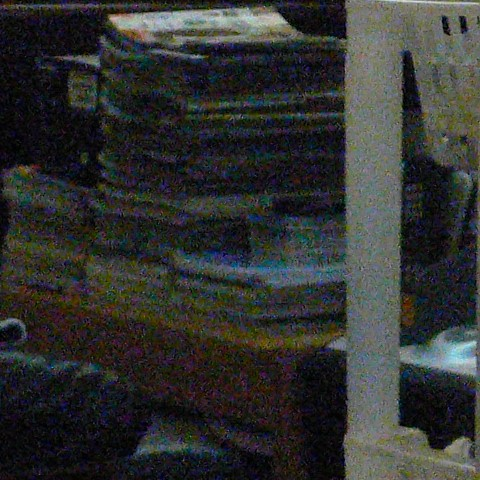
//> input picture 1512647_Lab03/Highimgnoise.jpg, 480 x 480 px
$ ./main Highimgnoise.jpg   (built with g++ and OpenCV 4)
//> lines starting //> are read from the running program, lines starting //| are printed output that depends on the picture
### 1512647_Lab03/ConerDetector.h
#pragma
#define _USE_MATH_DEFINES
#include <opencv2/core/core.hpp>
#include <opencv2/highgui/highgui.hpp>
#include "opencv2/imgproc.hpp"
#include <math.h>
#include <vector>
#include <iostream>


using namespace std;
using namespace cv;

class ConerDetector
{
public:

	// Gaussian Filter Generation
	double FilterWindow(int kernel[][5], double alpha);

	double FilterWindow_LoG(int kernel[][5], double sigma);

	//template<typename T>
	cv::Mat GaussianFilter(cv::Mat &srcImage, double sigma, int type);

	cv::Mat LoG(cv::Mat &srcImge, vector<Mat> &ScaleSpace);

	cv::Mat detectHarris(cv::Mat &srcImg);

	cv::Mat Blob(cv::Mat &srcImg, int type);

	// hàm xấp xỉ Laplace of Gaussian
	// input : hai ảnh xám
	//		 : sigma1 cho ảnh 1, sigma2 cho ảnh 2
	// ouput : ảnh đã xấp xỉ Laplace of Gaussian
	void DoG(cv::Mat &srcImg, vector<Mat> &ScaleSpace);


	// hàm tính đạo hàm của ảnh tai 1 điểm
	// input :
	// @pram1 :
	double Derivative(uchar *pdata, int kernel[3][3], int width, int height, int y, int x, int widthstep, int nchanel, int ii);

	float mul(int y, int x, int kernel[][5], float *pdata, int width, int height, int widthstep, int nchanel, int ii);

	float mul1(int y, int x, int kernel[][5], uchar *pdata, int width, int height, int widthstep, int nchanel, int ii);

	float mul(int y, int x, int kernel[][5], uchar *pdata, int width, int height);

	ConerDetector();
	~ConerDetector();
};


// point và radius
struct BlobPoint {
	Point p;
	double radius;
};

### 1512647_Lab03/ConerDetector.cpp
#include "ConerDetector.h"

// kiểm tra một ảnh có phải là ảnh xám
// input : ảnh cần kiểm tra
// output : trả về true nếu là ảnh xám
//			trả về false ngược lại
bool isGrayScale(const cv::Mat &image) {
	if (image.type() == CV_8UC1)
		return true;
	return false;
}

const float cr = 0.299, cg = 0.587, cb = 0.114;
// công thức chuyển một rgb -> gray
// input : giá trị r, g, b của pixel
// ouput : giá trị xám
int formular1(int r, int g, int b) {
	float fr = r / 255.0;
	float fg = g / 255.0;
	float fb = b / 255.0;
	return (int)((cr  * fr + cg * fg + cb * fb)*255.0);
}

// Hàm chuyển đổi ảnh màu sang ảnh xám
// input : ảnh màu
// ouput : ảnh xám
int RGB2GrayScale(const cv::Mat& sourceImage, cv::Mat& destinationImage) {
	if (!sourceImage.data) {
		return 0;
	}

	int width = sourceImage.cols;
	int height = sourceImage.rows;
	destinationImage.create(height, width, CV_8UC1);

	for (int y = 0; y < height; ++y) {
		const unsigned char* data = sourceImage.ptr<uchar>(y);
		unsigned char *data1 = destinationImage.ptr<uchar>(y);
		for (int x = 0; x < width; ++x) {
			*data1 = formular1(*data++, *data++, *data++); data1++;
		}
	}

	return 1;
}

// khử nhiễu trên ảnh xám
// input : ảnh xám

// [53 lines left out: functions GaussianFilter, mul, not called in this run]

float ConerDetector::mul1(int y, int x, int kernel[][5], uchar *pdata, int width, int height, int widthstep, int nchanel, int ii) {
	float res = 0.0;

	for (int i = -2; i <= 2; ++i) {
		for (int j = -2; j <= 2; ++j) {
			if (y + i >= height || y + i < 0 || x + j >= width || x + j < 0) {
				continue;
			}
			else {
				//cout << (double)pdata[(y + i)*widthstep + (x + j)*nchanel + ii] << endl;
				res += pdata[(y + i)*widthstep + (x + j)*nchanel + ii] * kernel[2 - i][2 - j];
			}
		}
	}
	return res;
}

// [37 lines left out: functions mul, FilterWindow, not called in this run]

// tạo windows filter for laplace
double ConerDetector::FilterWindow_LoG(int kernel[][5], double sigma)
{
	double tmp[5][5] = { {0.0} };
	double r = 0.0, s = 2.0 * sigma*sigma, ss = 3.14159265359*sigma*sigma*sigma*sigma;

	double mmin = 1e9 + 10.0;
	for (int x = -2; x <= 2; ++x) {
		for (int y = -2; y <= 2; ++y) {
			r = (double)(x*x + y*y);
			double k = (double)(r / s);
			if (fabs(r - s) < 0.0000000001*fabs(r)) {
				k = 0;
			}
			else
				k = k - 1.0;

			tmp[x + 2][y + 2] = (1.0 / ss)*k*exp(-r / s);
			if (tmp[x + 2][y + 2] != 0.0)
				mmin = min(mmin, abs(tmp[x + 2][y + 2]));
		}
	}

	for (int i = 0; i < 5; ++i)
		for (int j = 0; j < 5; ++j) {
			kernel[i][j] = (int)round(tmp[i][j]/(mmin));
		}

	for (int i = 0; i < 5; ++i) {
		for (int j = 0; j < 5; ++j) {
			std::cout << kernel[i][j] << " ";
		}
		std::cout << endl;
	}

	cout << "mmin " << mmin << " sigma : " << sigma << endl;

	return mmin;
}


cv::Mat ConerDetector::LoG(cv::Mat & srcImage, vector<Mat> &ScaleSpace)
{
	int nrows = srcImage.rows;
	int ncols = srcImage.cols;
	double sigma = 1.0;
	int n = 3;

	int kernel[5][5] = { { 0 } };

	double w;

	Mat dstImg(nrows, ncols, CV_8UC1);

	uchar *data = (uchar*)srcImage.data;

	for (int i = 0; i < n; ++i) {
		w = FilterWindow_LoG(kernel, sigma);
		for (int y = 0; y < nrows; ++y) {
			uchar *pRow = dstImg.ptr<uchar>(y);
			for (int x = 0; x < ncols; x++) {
				pRow[x] = (uchar)round((pow(sigma, 2) * w * mul1(y, x, kernel, data, ncols, nrows, ncols, 1, 0)));
			}
		}

		sigma *= sqrt(2);
		ScaleSpace.push_back(dstImg);
	}

	return dstImg;
}

// [114 lines left out: function detectHarris, not called in this run]

cv::Mat ConerDetector::Blob(cv::Mat & srcImg, int type)
{
	Mat dst;
	if (!isGrayScale(srcImg))
		RGB2GrayScale(srcImg, dst);
	else {
		dst = srcImg.clone();
	}

	int width = dst.cols;
	int height = dst.rows;

	vector<Mat> ScaleSpace;
	if (type == 1)
		LoG(dst, ScaleSpace);
	else if (type == 2)
		DoG(dst, ScaleSpace);

	vector<Point> points;
	cout << "scale space : " << ScaleSpace.size() << endl;
	int sz = ScaleSpace.size();
	for (int y = 0; y < height; ++y) {
		for (int x = 0; x < width; ++x) {
			bool flag = true;
			for (int ii = 1; ii < sz - 1; ++ii) {
				uchar *data1 = (uchar*)ScaleSpace[ii - 1].data;
				uchar *data2 = (uchar*)ScaleSpace[ii].data;
				uchar *data3 = (uchar*)ScaleSpace[ii + 1].data;
				uchar *prow1 = ScaleSpace[ii].ptr<uchar>(y);
				int stepwidth = ScaleSpace[ii].step[0];
				int r = prow1[x];
				for (int i = -2; i <= 2; ++i) {
					for (int j = -2; j <= 2; ++j) {
						if (y + i >= height || y + i < 0 || x + j >= width || x + j < 0)
							continue;
						int a = data1[(y + i)*stepwidth + (x + j)];
						int b = data2[(y + i)*stepwidth + (x + j)];
						int c = data3[(y + i)*stepwidth + (x + j)];

						//cout << r << " " << a << " " << b << " " << c << endl;
						if (r < a || r < b || r < c) {
							//cout << r << " " << a << " " << b << " " << c << endl;
							flag = false;
							break;
						}
					}

					if (!flag)
						break;
				}

				if (flag)
					break;
			}
			if (flag)
				points.push_back(Point(x, y));
		}
	}

		// xac dinh corner ten anh goc;
		int widthstep = srcImg.step[0];
		int nchanel = srcImg.step[1];
		uchar *data = srcImg.data;
		std::cout << "points : " << points.size();
		for (int i = 0; i < points.size(); ++i) {

			/*data[(points[i].y)*widthstep + (points[i].x)*nchanel] = 0;
			data[(points[i].y)*widthstep + (points[i].x)*nchanel + 1] = 0;
			data[(points[i].y)*widthstep + (points[i].x)*nchanel + 2] = 255;*/
			circle(srcImg, points[i], 10, Scalar(0, 0, 255));
		}

		namedWindow("Filter", WINDOW_AUTOSIZE);
		cv::imshow("Filter", srcImg);
		//imshow("Filter", newdst);
		cv::waitKey(0);
	return srcImg;
}

// [62 lines left out: functions checkpoint, DoG, Derivative, not called in this run]

ConerDetector::ConerDetector()
{
}


ConerDetector::~ConerDetector()
{
}

### 1512647_Lab03/main.cpp
#include "ConerDetector.h"


int main(int argc, char **argv) {
	Mat srcimg = imread(argv[1], CV_LOAD_IMAGE_ANYCOLOR);
//> srcimg is the input picture: 480 rows x 480 cols, CV_8UC3; mean B, G, R 48.6, 50.5, 48.9
	if (!srcimg.data) {
		cout << "khong load duoc anh";
		return 0;
	}

	ConerDetector *conerdetector = new ConerDetector();

	//conerdetector->detectHarris(srcimg);
	conerdetector->Blob(srcimg, 1);
//> after the loop in RGB2GrayScale, `for (int y = 0; y < height; ++y)`:
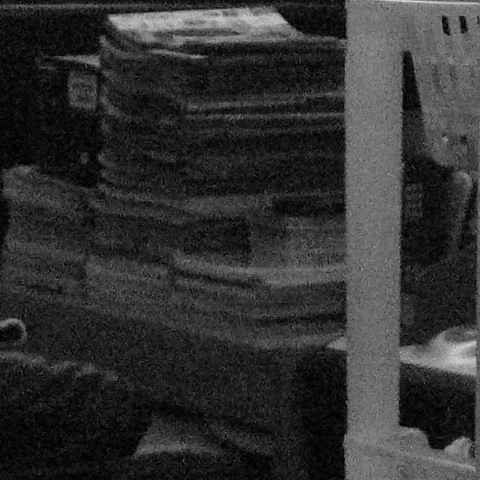
//> destinationImage: 480 rows x 480 cols, CV_8UC1; min 0, max 219, mean 49.3
//> after the loop in LoG, `for (int i = 0; i < n; ++i)`:
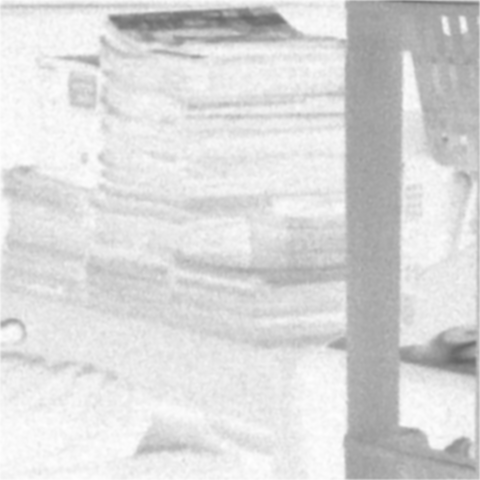
//> dstImg: 480 rows x 480 cols, CV_8UC1; min 100, max 254, mean 217.5
//> after the loop in LoG, `for (int i = 0; i < n; ++i)`: sigma = 2.83
//| scale space : 3
//> in Blob, `int sz = ScaleSpace.size();`: sz = 3
//> after the loop in Blob, `for (int y = 0; y < height; ++y)`: points = 9018 Points (x, y), first 12: [0, 0], [5, 0], [9, 0], [10, 0], [17, 0], [18, 0], [26, 0], [30, 0], [34, 0], [35, 0], [41, 0], [42, 0]
//| points : 9018
//> after the loop in Blob, `for (int i = 0; i < points.size(); ++i)`:
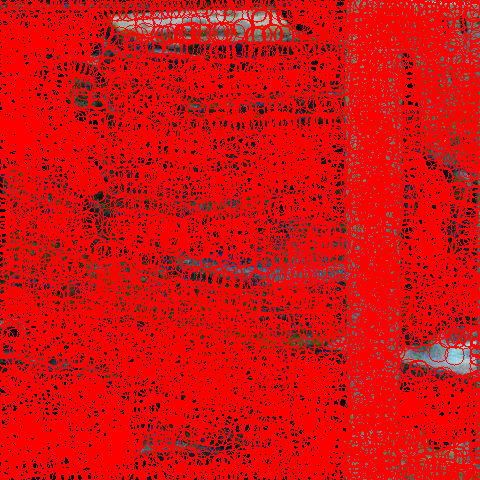
//> srcImg: 480 rows x 480 cols, CV_8UC3; mean B, G, R 11.2, 11.7, 215.9

	return 0;
}
